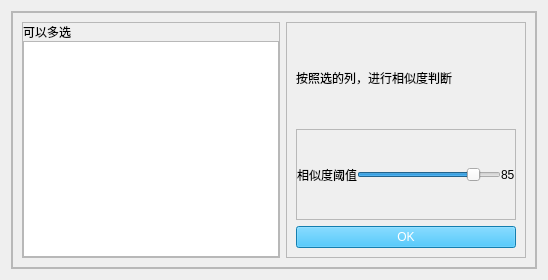
<?xml version="1.0" encoding="UTF-8"?>
<ui version="4.0">
    <class>Form</class>
    <widget class="QWidget" name="Form">
        <property name="geometry">
            <rect>
                <x>0</x>
                <y>0</y>
                <width>548</width>
                <height>280</height>
            </rect>
        </property>
        <property name="windowTitle">
            <string>相似度</string>
        </property>
        <layout class="QVBoxLayout" name="verticalLayout_4">
            <item>
                <widget class="QFrame" name="frame_2">
                    <property name="frameShape">
                        <enum>QFrame::StyledPanel</enum>
                    </property>
                    <property name="frameShadow">
                        <enum>QFrame::Raised</enum>
                    </property>
                    <layout class="QVBoxLayout" name="verticalLayout_3">
                        <property name="spacing">
                            <number>0</number>
                        </property>
                        <property name="leftMargin">
                            <number>0</number>
                        </property>
                        <property name="topMargin">
                            <number>0</number>
                        </property>
                        <property name="rightMargin">
                            <number>0</number>
                        </property>
                        <property name="bottomMargin">
                            <number>0</number>
                        </property>
                        <item>
                            <widget class="QFrame" name="frame_3">
                                <property name="frameShape">
                                    <enum>QFrame::StyledPanel</enum>
                                </property>
                                <property name="frameShadow">
                                    <enum>QFrame::Raised</enum>
                                </property>
                                <layout class="QHBoxLayout" name="horizontalLayout_3">
                                    <item>
                                        <widget class="QFrame" name="frame_4">
                                            <property name="frameShape">
                                                <enum>QFrame::StyledPanel</enum>
                                            </property>
                                            <property name="frameShadow">
                                                <enum>QFrame::Raised</enum>
                                            </property>
                                            <layout class="QVBoxLayout" name="verticalLayout">
                                                <property name="spacing">
                                                    <number>0</number>
                                                </property>
                                                <property name="leftMargin">
                                                    <number>0</number>
                                                </property>
                                                <property name="topMargin">
                                                    <number>0</number>
                                                </property>
                                                <property name="rightMargin">
                                                    <number>0</number>
                                                </property>
                                                <property name="bottomMargin">
                                                    <number>0</number>
                                                </property>
                                                <item>
                                                    <widget class="QLabel" name="label">
                                                        <property name="text">
                                                            <string>可以多选</string>
                                                        </property>
                                                    </widget>
                                                </item>
                                                <item>
                                                    <widget class="QListWidget" name="column_names">
                                                        <property name="selectionMode">
                                                            <enum>QAbstractItemView::ExtendedSelection</enum>
                                                        </property>
                                                    </widget>
                                                </item>
                                            </layout>
                                        </widget>
                                    </item>
                                    <item>
                                        <widget class="QFrame" name="frame_6">
                                            <property name="frameShape">
                                                <enum>QFrame::StyledPanel</enum>
                                            </property>
                                            <property name="frameShadow">
                                                <enum>QFrame::Raised</enum>
                                            </property>
                                            <layout class="QVBoxLayout" name="verticalLayout_2">
                                                <item>
                                                    <widget class="QLabel" name="label_4">
                                                        <property name="text">
                                                            <string>按照选的列，进行相似度判断</string>
                                                        </property>
                                                    </widget>
                                                </item>
                                                <item>
                                                    <widget class="QFrame" name="frame_5">
                                                        <property name="frameShape">
                                                            <enum>QFrame::StyledPanel</enum>
                                                        </property>
                                                        <property name="frameShadow">
                                                            <enum>QFrame::Raised</enum>
                                                        </property>
                                                        <layout class="QHBoxLayout" name="horizontalLayout_2">
                                                            <property name="spacing">
                                                                <number>0</number>
                                                            </property>
                                                            <property name="leftMargin">
                                                                <number>0</number>
                                                            </property>
                                                            <property name="topMargin">
                                                                <number>0</number>
                                                            </property>
                                                            <property name="rightMargin">
                                                                <number>0</number>
                                                            </property>
                                                            <property name="bottomMargin">
                                                                <number>0</number>
                                                            </property>
                                                            <item>
                                                                <widget class="QLabel" name="label_2">
                                                                    <property name="text">
                                                                        <string>相似度阈值</string>
                                                                    </property>
                                                                </widget>
                                                            </item>
                                                            <item>
                                                                <widget class="QSlider" name="slider_horizon">
                                                                    <property name="minimum">
                                                                        <number>1</number>
                                                                    </property>
                                                                    <property name="maximum">
                                                                        <number>100</number>
                                                                    </property>
                                                                    <property name="value">
                                                                        <number>85</number>
                                                                    </property>
                                                                    <property name="orientation">
                                                                        <enum>Qt::Horizontal</enum>
                                                                    </property>
                                                                </widget>
                                                            </item>
                                                            <item>
                                                                <widget class="QLabel" name="vaLable">
                                                                    <property name="maximumSize">
                                                                        <size>
                                                                            <width>30</width>
                                                                            <height>16777215</height>
                                                                        </size>
                                                                    </property>
                                                                    <property name="text">
                                                                        <string>85</string>
                                                                    </property>
                                                                </widget>
                                                            </item>
                                                        </layout>
                                                    </widget>
                                                </item>
                                                <item>
                                                    <widget class="QPushButton" name="btn_ok">
                                                        <property name="styleSheet">
                                                            <string notr="true">color: rgb(255, 255, 255);
                                                                background-color: rgb(28, 177, 245);
                                                            </string>
                                                        </property>
                                                        <property name="text">
                                                            <string>OK</string>
                                                        </property>
                                                    </widget>
                                                </item>
                                            </layout>
                                        </widget>
                                    </item>
                                </layout>
                            </widget>
                        </item>
                    </layout>
                </widget>
            </item>
        </layout>
    </widget>
    <resources/>
    <connections/>
</ui>
